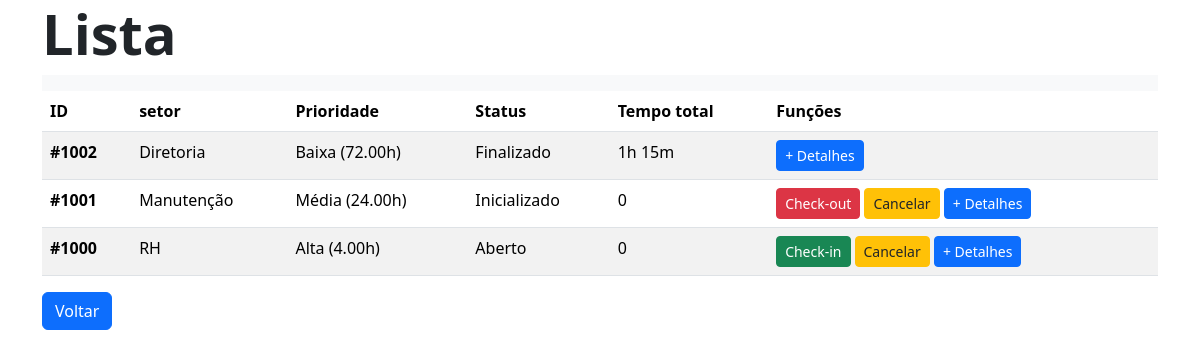
Page /src/views/lista.php on the committed database.
### tables this page shows
CREATE TABLE Chamados (
    id_chamado INT PRIMARY KEY AUTO_INCREMENT,
    id_setor INT NOT NULL,
    id_prioridade INT NOT NULL,
    status_chamado ENUM('Aberto', 'Inicializado', 'Finalizado', 'Cancelado') DEFAULT 'Aberto' NOT NULL,
    
     
    data_checkin DATETIME DEFAULT NULL,   
    data_checkout DATETIME DEFAULT NULL,  
    solucao TEXT DEFAULT NULL,            
    
    FOREIGN KEY (id_setor) REFERENCES Setores(id_setor),
    FOREIGN KEY (id_prioridade) REFERENCES Prioridades(id_prioridade)
) AUTO_INCREMENT = 1000;

CREATE TABLE Setores (
    id_setor INT PRIMARY KEY AUTO_INCREMENT,
    nome_setor VARCHAR(100) NOT NULL
);

CREATE TABLE Prioridades (
    id_prioridade INT PRIMARY KEY AUTO_INCREMENT,
    nome_prioridade VARCHAR(50) NOT NULL,
    tempo_estimado DECIMAL(5,2)
);

### src/daos/chamadoDAO.php (the view, shortened to what this page needs)
<?php
    global $conn;
function listar() {
    global $conn;
    $sql = "SELECT c.id_chamado, s.nome_setor, p.nome_prioridade, p.tempo_estimado,
                   c.status_chamado, c.data_checkin, c.data_checkout
            FROM Chamados c
            INNER JOIN Setores s ON c.id_setor = s.id_setor
            INNER JOIN Prioridades p ON c.id_prioridade = p.id_prioridade
            ORDER BY c.id_chamado DESC";
    $dados = mysqli_query($conn, $sql);
    while ($linha = mysqli_fetch_assoc($dados)) {
        $id_chamado = $linha['id_chamado'];
        $setor = $linha['nome_setor'];
        $prioridade = $linha['nome_prioridade'] . " (" . $linha['tempo_estimado'] . "h)";
        $status = $linha['status_chamado'];
        $horas = null;
        $tempo_total = 0;
        if ($linha['data_checkin'] && $linha['data_checkout']) {
            $segundos_iniciais = strtotime($linha['data_checkin']);
            $segundos_finais = strtotime($linha['data_checkout']);
            $diferenca_segundos = $segundos_finais - $segundos_iniciais;
            $horas = $diferenca_segundos / 3600;
            $h = floor($diferenca_segundos / 3600);
            $m = floor(($diferenca_segundos % 3600) / 60);
            $tempo_total = "{$h}h {$m}m";
        }
       $botoes = "";
        if ($status == "Aberto") {
            $botoes .= "<a href='#' class='btn btn-success btn-sm me-1' data-bs-toggle='modal' data-bs-target='#modal_confirmar'
                        onclick=\"prepararModal($id_chamado, 'check-in_chamado.php', 'Confirmar Check-in', 'Deseja realmente iniciar o atendimento do Chamado <b>#$id_chamado</b>?', 'btn-success')\">Check-in</a>";
        }
        if ($status == "Inicializado") {
            $botoes .= "<a href='#' class='btn btn-danger btn-sm me-1' data-bs-toggle='modal' data-bs-target='#modal_confirmar'
                        onclick=\"prepararModal($id_chamado, 'check-out_chamado.php', 'Confirmar Check-out', 'Deseja realmente finalizar o Chamado <b>#$id_chamado</b>?', 'btn-danger')\">Check-out</a>";
        }
        if ($status == "Aberto" || $status == "Inicializado") {
            $botoes .= "<a href='#' class='btn btn-warning btn-sm text-dark' data-bs-toggle='modal' data-bs-target='#modal_confirmar'
                        onclick=\"prepararModal($id_chamado, '../script/cancelar_chamado_script.php', 'Cancelar Chamado', 'Tem certeza que deseja cancelar o Chamado <b>#$id_chamado</b>?', 'btn-warning')\">Cancelar</a>";
        }
        $botoes .=" <a href='detalhes_chamado.php?id=$id_chamado' class='btn btn-primary btn-sm me-1'>+ Detalhes</a>";
        if (isset($horas) && $horas > $linha['tempo_estimado']) {
        $prazo_nao_cumprido ="class='table-danger'";
        }
        else {
            $prazo_nao_cumprido = "table-secondary";
        }
        echo "
            <tr $prazo_nao_cumprido>
                <th scope='row'>#$id_chamado</th>
                <td>$setor</td>
                <td>$prioridade</td>
                <td>$status</td>
                <td>$tempo_total</td>
                <td>$botoes</td>
            </tr>
        ";
    }
}
?>

### rows in the picture
chamados: id_chamado "1002", id_setor.nome_setor "Diretoria", id_prioridade.tempo_estimado "Baixa (72.00h)", status_chamado "Finalizado", tempo_total "1h 15m"
chamados: id_chamado "1001", id_setor.nome_setor "Manutenção", id_prioridade.tempo_estimado "Média (24.00h)", status_chamado "Inicializado", tempo_total "0"
chamados: id_chamado "1000", id_setor.nome_setor "RH", id_prioridade.tempo_estimado "Alta (4.00h)", status_chamado "Aberto", tempo_total "0"
